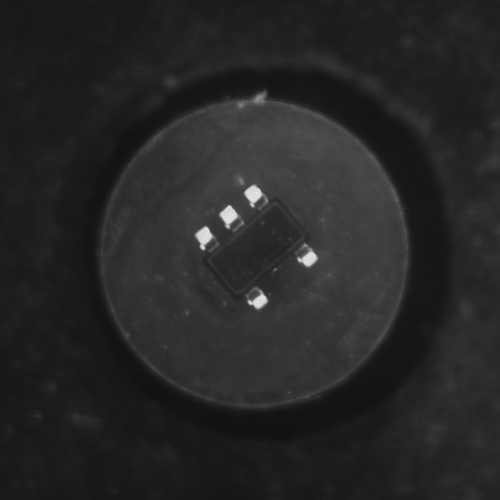
#> input picture tests/data/bulk/b05.png, 500 x 500 px
$ python -i autocal.py   (imports and definitions only)
#> lines starting #> are read from the running program, lines starting #| are printed output that depends on the picture; after the words box and inside, x2 and y2 are one past the last pixel; in counts of white or black regions, pixels touching at a corner belong together
#> further down, picture is the input picture: shape (500, 500); min 17, max 231, mean 38.5
"""Auto-calibration of the up camera and the nozzles, run on the machine from the Calibration page
(neoserver /api/calib/*). The method is PP's tools/upcam_cal.py, here as a background task:

1. Up-camera scale and angle: nozzle 1 over the up camera (Config posCamLookUpMouse0); the head
   moves by known steps (a cross and four diagonals, one-sided slow approach) and the nozzle tip is
   followed in the image (template match). Fit: the 2 x 2 matrix image px per machine mm ->
   px/mm X / Y, the camera's angle against the machine axes, skew (neocalib.motion).
2. Each nozzle's rotation centre: the nozzle over the camera, turned 0 / 90 / 180 / -90 deg; its tip
   runs on a circle whose centre is the real axis. The head position that puts the axis on the
   image centre is the new posCamLookUpMouse<n-1>; the radius is the tip runout. A nozzle whose tip
   is not found (empty mount) is skipped and keeps its old value.
2b. Z tilt (o["ztilt"], default on): each nozzle lowered over the camera to 0 / 2.5 / 5 / 7.5 mm
   (o["zmax"]) at 0 / 90 / 180 / -90 deg; the hole's centre at each depth, its pixel offset scaled by
   the hole's apparent size (the tip comes closer to the lens), gives how far the tip moves sideways
   per mm down: a fixed part (the Z axis) and a part that turns with the nozzle (a bent nozzle),
   neocalib.ztilt. The runner corrects the pick and place points by it.
3. The four nozzle points of the 4-nozzle picture (dPosSubMouses0..3), measured: the head at
   posCamLookUpMouseMouseCenter, all nozzles turned 0 / 90 / 180 / -90 deg, each tip followed
   around the point predicted by image centre + A (centre - pos_i). Measured, not computed, because
   the lens is not linear (about 32 px/mm in the middle, 34 px/mm in the corners on this machine).
   A nozzle that is not seen keeps the predicted point (marked "computed").

The up-camera angle written to Default/fAngleCamLookUp is minus the image angle of describe(): on this
machine NeoDen4's own calibration left +0.40 deg where describe() measures -0.44 deg.

Nothing is written here: the result lists old and new values; the page writes the ones the user
accepts into Config.ini (with its usual backup).

    ac = AutoCal(machine, cameras, config_path, log)
    ac.start(client, {"scale": True, "nozzles": [1, 2, 3, 4], "exposure": 600, "step": 5})
    ac.status()          # {state, step, progress, log, result}
    ac.cancel()
"""
import math
import threading
import time

import cv2
import numpy as np

from .motion import EXPECTED_A, default_pattern, describe, fit_matrix

IDLE, RUNNING, DONE, FAILED, CANCELLED = "idle", "running", "done", "failed", "cancelled"


class Cancelled(Exception):
    pass


# [33 lines left out: functions locate, locate_near, tip, not called in this run]


def centre(img, roi=170, inner=60, at=None):
    """nozzle tip centre (px): the dark spot in the middle (or around `at`), the centroid of its filled
    area (the same whatever the nozzle's turn). None if the spot runs out of the search area or is
    not dark."""
#> called with roi = 170, inner = 60
    h, w = img.shape
#> h = 500; w = 500
    ax, ay = (w // 2, h // 2) if at is None else (int(round(at[0])), int(round(at[1])))
#> ax = 250; ay = 250
    ax, ay = min(max(ax, roi), w - roi), min(max(ay, roi), h - roi)
    X0, Y0 = ax - roi, ay - roi
#> X0 = 80; Y0 = 80
    R = cv2.GaussianBlur(img[Y0:Y0 + 2 * roi, X0:X0 + 2 * roi], (0, 0), 1.5).astype(np.float32)
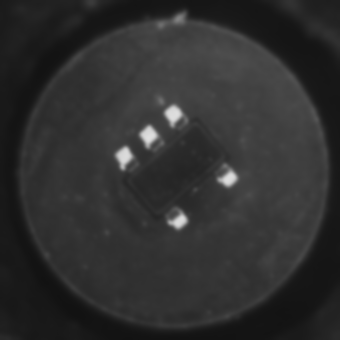
#> R: shape (340, 340) float32; min 18, max 223, mean 47.2
    c = R[roi - inner:roi + inner, roi - inner:roi + inner]
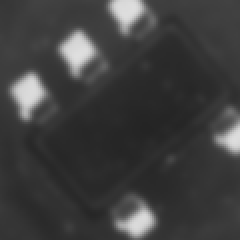
#> c: shape (120, 120) float32 (shown 2 times larger); min 36, max 223, mean 62.4
    y, x = np.unravel_index(np.argmin(c), c.shape)
#> y = 61; x = 71
    sx, sy = x + roi - inner, y + roi - inner
#> sx = 181; sy = 171
    lo, hi = float(R[sy, sx]), float(np.percentile(R, 90))
#> lo = 36; hi = 66
    if hi - lo < 15:                                           # nothing dark in the middle: no nozzle
        return None
    _, lab, stats, _ = cv2.connectedComponentsWithStats((R < lo + 0.3 * (hi - lo)).astype(np.uint8), connectivity=8)
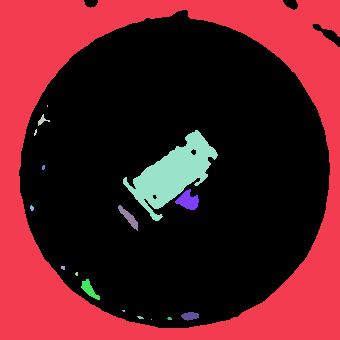
#> lab: shape (340, 340) int32; 18 distinct labels, from 0 to 17; one colour per label, 0 black
#> stats = 18 rows, first 6: [19, 0, 321, 328, 71732], [0, 0, 340, 340, 39511], [47, 105, 1, 2, 2], [38, 114, 12, 12, 50], [34, 129, 3, 7, 12], [123, 130, 95, 91, 3460]
    L = lab[sy, sx]
#> L = 5
    x0, y0, ww, hh, _ = stats[L]
#> x0 = 123; y0 = 130; ww = 95; hh = 91
    if x0 == 0 or y0 == 0 or x0 + ww >= 2 * roi or y0 + hh >= 2 * roi:
        return None
    cs, _ = cv2.findContours((lab == L).astype(np.uint8), cv2.RETR_EXTERNAL, cv2.CHAIN_APPROX_NONE)
#> cs = 1 contour; box (x1, y1, x2, y2) and area: (123, 130, 218, 221) 3334
    filled = np.zeros(R.shape, np.uint8)
    cv2.drawContours(filled, cs, -1, 1, -1)
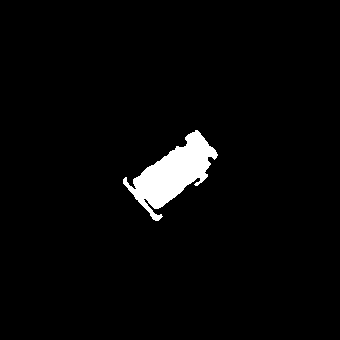
#> filled: shape (340, 340); values 0 (black) and 1 (white), 3% white; 1 white region, box (x1, y1, x2, y2) and area: (123, 130, 218, 221) 3493
    M = cv2.moments(filled, True)
#> M = moments, m00 3493, centre m10/m00, m01/m00 = (172.5, 173.3)
    return X0 + M["m10"] / M["m00"], Y0 + M["m01"] / M["m00"], math.sqrt(M["m00"] / math.pi)


# [14 lines left out: functions fit_circle, four_points, not called in this run]


class AutoCal:
    """machine: neoserver.hw.Machine (board(), lock, busy_call(), _owner()); cams: neoserver.hw.Cameras
    (dev(), lock); cfg_loader(): neocam.config.NeoConfig of the machine's Config.ini"""

    # [5 lines left out: function __init__, not called in this run]

    # ---- API ----
    def status(self, q=None):
        return {"state": self.state, "step": self.step, "progress": round(self.progress, 3),
                "log": self.lines[-200:], "result": self.result}

    # [18 lines left out: functions cancel, start, not called in this run]

    # ---- helpers ----
    def _say(self, t):
        self.lines.append(t)
        self.log(f"autocal: {t}")

    def _check(self):
        if self._cancel.is_set():
            raise Cancelled("cancelled")

    # [276 lines left out: functions grab, move, _run, not called in this run]

>>> import cv2
>>> picture = cv2.imread('../tests/data/bulk/b05.png', cv2.IMREAD_GRAYSCALE)
>>> result = centre(picture)
#> result = (252.5, 253.3, 33.34)
